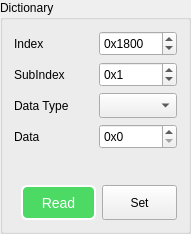
           <widget class="QGroupBox" name="groupBox_9">
            <property name="sizePolicy">
             <sizepolicy hsizetype="Minimum" vsizetype="Preferred">
              <horstretch>0</horstretch>
              <verstretch>0</verstretch>
             </sizepolicy>
            </property>
            <property name="maximumSize">
             <size>
              <width>191</width>
              <height>16777215</height>
             </size>
            </property>
            <property name="title">
             <string>Dictionary</string>
            </property>
            <layout class="QGridLayout" name="gridLayout_16">
             <item row="0" column="0">
              <layout class="QGridLayout" name="gridLayout_15">
               <item row="0" column="0">
                <widget class="QLabel" name="TextLabel1_3">
                 <property name="text">
                  <string>Index</string>
                 </property>
                 <property name="wordWrap">
                  <bool>false</bool>
                 </property>
                </widget>
               </item>
               <item row="0" column="1">
                <widget class="QSpinBox" name="spinBox_index">
                 <property name="minimumSize">
                  <size>
                   <width>0</width>
                   <height>25</height>
                  </size>
                 </property>
                 <property name="prefix">
                  <string>0x</string>
                 </property>
                 <property name="maximum">
                  <number>999999</number>
                 </property>
                 <property name="value">
                  <number>6144</number>
                 </property>
                 <property name="displayIntegerBase">
                  <number>16</number>
                 </property>
                </widget>
               </item>
               <item row="1" column="0">
                <widget class="QLabel" name="TextLabel2_4">
                 <property name="text">
                  <string>SubIndex</string>
                 </property>
                 <property name="wordWrap">
                  <bool>false</bool>
                 </property>
                </widget>
               </item>
               <item row="1" column="1">
                <widget class="QSpinBox" name="spinBox_subInxdex">
                 <property name="minimumSize">
                  <size>
                   <width>0</width>
                   <height>25</height>
                  </size>
                 </property>
                 <property name="prefix">
                  <string>0x</string>
                 </property>
                 <property name="maximum">
                  <number>256</number>
                 </property>
                 <property name="value">
                  <number>1</number>
                 </property>
                 <property name="displayIntegerBase">
                  <number>16</number>
                 </property>
                </widget>
               </item>
               <item row="2" column="0">
                <widget class="QLabel" name="TextLabel2_5">
                 <property name="text">
                  <string>Data Type</string>
                 </property>
                 <property name="wordWrap">
                  <bool>false</bool>
                 </property>
                </widget>
               </item>
               <item row="2" column="1">
                <widget class="QComboBox" name="comboBox_datatype">
                 <property name="minimumSize">
                  <size>
                   <width>0</width>
                   <height>25</height>
                  </size>
                 </property>
                 <property name="maximumSize">
                  <size>
                   <width>16777215</width>
                   <height>25</height>
                  </size>
                 </property>
                </widget>
               </item>
               <item row="3" column="0">
                <widget class="QLabel" name="TextLabel2_6">
                 <property name="text">
                  <string>Data</string>
                 </property>
                 <property name="wordWrap">
                  <bool>false</bool>
                 </property>
                </widget>
               </item>
               <item row="3" column="1">
                <widget class="QSpinBox" name="spinBox_dicData">
                 <property name="minimumSize">
                  <size>
                   <width>0</width>
                   <height>25</height>
                  </size>
                 </property>
                 <property name="prefix">
                  <string>0x</string>
                 </property>
                 <property name="maximum">
                  <number>99999999</number>
                 </property>
                 <property name="value">
                  <number>0</number>
                 </property>
                 <property name="displayIntegerBase">
                  <number>16</number>
                 </property>
                </widget>
               </item>
              </layout>
             </item>
             <item row="1" column="0">
              <spacer name="verticalSpacer_4">
               <property name="orientation">
                <enum>Qt::Vertical</enum>
               </property>
               <property name="sizeHint" stdset="0">
                <size>
                 <width>20</width>
                 <height>30</height>
                </size>
               </property>
              </spacer>
             </item>
             <item row="2" column="0">
              <layout class="QHBoxLayout" name="horizontalLayout_8">
               <item>
                <spacer name="horizontalSpacer_6">
                 <property name="orientation">
                  <enum>Qt::Horizontal</enum>
                 </property>
                 <property name="sizeHint" stdset="0">
                  <size>
                   <width>54</width>
                   <height>20</height>
                  </size>
                 </property>
                </spacer>
               </item>
               <item>
                <widget class="QPushButton" name="pushButton_dicRead">
                 <property name="sizePolicy">
                  <sizepolicy hsizetype="Minimum" vsizetype="Fixed">
                   <horstretch>0</horstretch>
                   <verstretch>0</verstretch>
                  </sizepolicy>
                 </property>
                 <property name="minimumSize">
                  <size>
                   <width>75</width>
                   <height>35</height>
                  </size>
                 </property>
                 <property name="maximumSize">
                  <size>
                   <width>16777215</width>
                   <height>35</height>
                  </size>
                 </property>
                 <property name="styleSheet">
                  <string notr="true">QPushButton{
    background-color: rgb(76, 218, 100);
	border-style: outset;
    border-width: 2px;
	border-radius: 6px;
    color: white;
	font-size: 14px;
}

QPushButton:hover{
    background-color: rgb(110, 230, 120);
}

QPushButton:pressed{
    background-color: rgb(50, 200, 80);
}

QPushButton:disabled{
    background-color: gray;
}</string>
                 </property>
                 <property name="text">
                  <string>Read</string>
                 </property>
                </widget>
               </item>
               <item>
                <widget class="QPushButton" name="pushButton_dicSet">
                 <property name="sizePolicy">
                  <sizepolicy hsizetype="Minimum" vsizetype="Fixed">
                   <horstretch>0</horstretch>
                   <verstretch>0</verstretch>
                  </sizepolicy>
                 </property>
                 <property name="minimumSize">
                  <size>
                   <width>75</width>
                   <height>35</height>
                  </size>
                 </property>
                 <property name="maximumSize">
                  <size>
                   <width>16777215</width>
                   <height>35</height>
                  </size>
                 </property>
                 <property name="text">
                  <string>Set</string>
                 </property>
                </widget>
               </item>
              </layout>
             </item>
            </layout>
           </widget>
